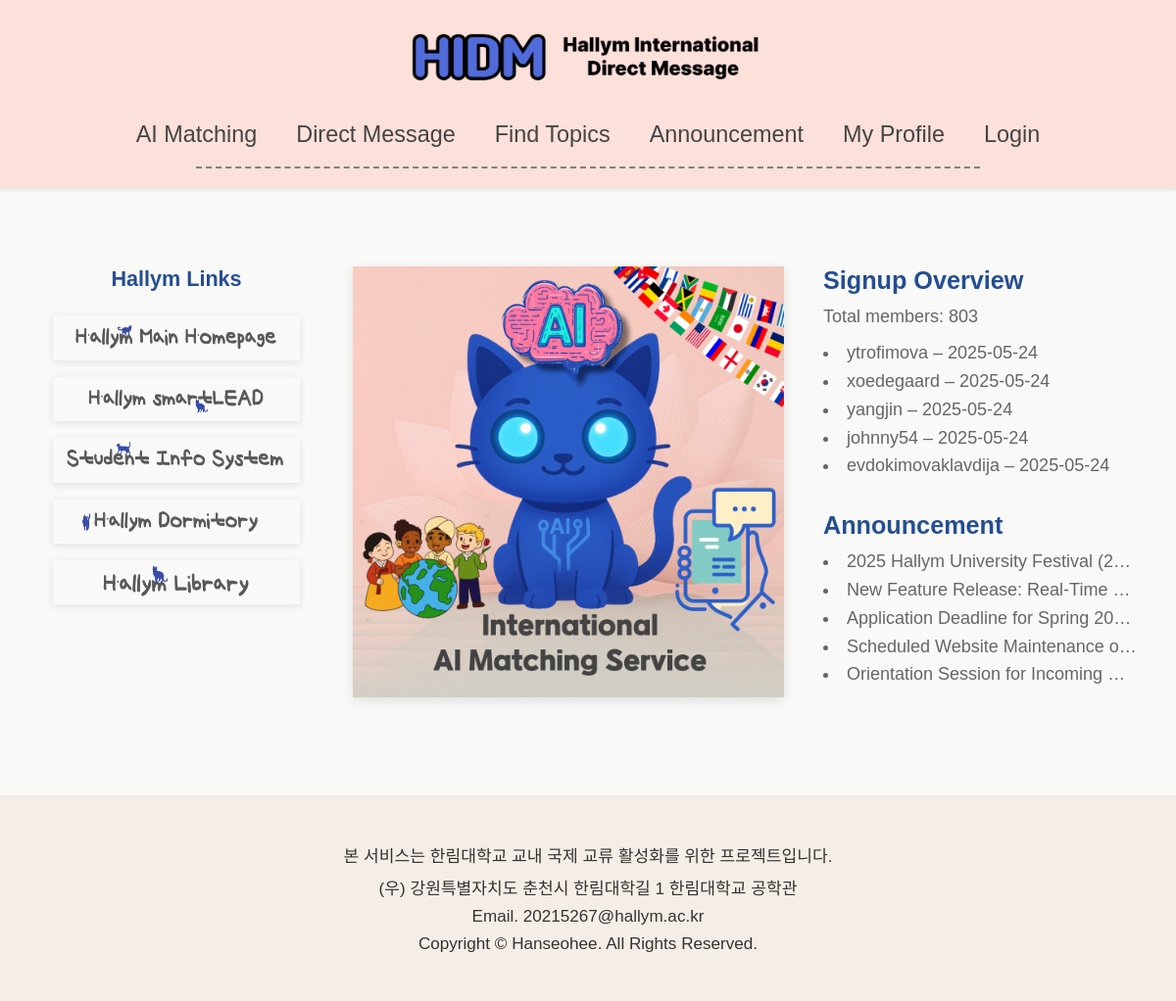
The page / on the database its author committed.
### accounts/models.py (models this page shows, shortened)
class UserProfile(models.Model):
    user = models.OneToOneField(User, on_delete=models.CASCADE)
    nickname = models.CharField(
        max_length=30,
        blank=False,
        verbose_name='Nickname'
    )
    GENDER_CHOICES = [
        ('M', 'Male'),
        ('F', 'Female'),
    ]
    gender = models.CharField(
        max_length=1,
        choices=GENDER_CHOICES,
        verbose_name='Gender'
    )
    NATIVE_LANGUAGE_CHOICES = [
        ('ab', 'Abkhaz'), ('aa', 'Afar'), ('af', 'Afrikaans'), ('ak', 'Akan'),
        ('sq', 'Albanian'), ('am', 'Amharic'), ('ar', 'Arabic'), ('an', 'Aragonese'),
        ('hy', 'Armenian'), ('as', 'Assamese'), ('av', 'Avaric'), ('ae', 'Avestan'),
        ('ay', 'Aymara'), ('az', 'Azerbaijani'), ('bm', 'Bambara'), ('ba', 'Bashkir'),
        ('eu', 'Basque'), ('be', 'Belarusian'), ('bn', 'Bengali'), ('bh', 'Bihari'),
        ('bi', 'Bislama'), ('bs', 'Bosnian'), ('br', 'Breton'), ('bg', 'Bulgarian'),
        ('my', 'Burmese'), ('ca', 'Catalan; Valencian'), ('ch', 'Chamorro'),
        ('ce', 'Chechen'), ('ny', 'Chichewa; Chewa; Nyanja'), ('zh', 'Chinese'),
        ('cv', 'Chuvash'), ('kw', 'Cornish'), ('co', 'Corsican'), ('cr', 'Cree'),
        ('hr', 'Croatian'), ('cs', 'Czech'), ('da', 'Danish'),
        ('dv', 'Divehi; Dhivehi; Maldivian;'), ('nl', 'Dutch'), ('dz', 'Dzongkha'),
        ('en', 'English'), ('eo', 'Esperanto'), ('et', 'Estonian'), ('ee', 'Ewe'),
        ('fo', 'Faroese'), ('fj', 'Fijian'), ('fi', 'Finnish'), ('fr', 'French'),
        ('ff', 'Fula; Fulah; Pulaar; Pular'), ('gl', 'Galician'), ('ka', 'Georgian'),
        ('de', 'German'), ('el', 'Greek, Modern'), ('gn', 'Guaraní'), ('gu', 'Gujarati'),
        ('ht', 'Haitian; Haitian Creole'), ('ha', 'Hausa'), ('he', 'Hebrew (modern)'),
        ('hz', 'Herero'), ('hi', 'Hindi'), ('ho', 'Hiri Motu'), ('hu', 'Hungarian'),
        ('ia', 'Interlingua'), ('id', 'Indonesian'), ('ie', 'Interlingue'), ('ga', 'Irish'),
        ('ig', 'Igbo'), ('ik', 'Inupiaq'), ('io', 'Ido'), ('is', 'Icelandic'),
        ('it', 'Italian'), ('iu', 'Inuktitut'), ('ja', 'Japanese'), ('jv', 'Javanese'),
        ('kl', 'Kalaallisut, Greenlandic'), ('kn', 'Kannada'), ('kr', 'Kanuri'),
        ('ks', 'Kashmiri'), ('kk', 'Kazakh'), ('km', 'Khmer'), ('ki', 'Kikuyu, Gikuyu'),
        ('rw', 'Kinyarwanda'), ('ky', 'Kirghiz, Kyrgyz'), ('kv', 'Komi'), ('kg', 'Kongo'),
        ('ko', 'Korean'), ('ku', 'Kurdish'), ('kj', 'Kwanyama, Kuanyama'), ('la', 'Latin'),
        ('lb', 'Luxembourgish, Letzeburgesch'), ('lg', 'Luganda'),
        ('li', 'Limburgish, Limburgan, Limburger'), ('ln', 'Lingala'), ('lo', 'Lao'),
        ('lt', 'Lithuanian'), ('lu', 'Luba-Katanga'), ('lv', 'Latvian'), ('gv', 'Manx'),
        ('mk', 'Macedonian'), ('mg', 'Malagasy'), ('ms', 'Malay'), ('ml', 'Malayalam'),
        ('mt', 'Maltese'), ('mi', 'Māori'), ('mr', 'Marathi (Marāṭhī)'),
        ('mh', 'Marshallese'), ('mn', 'Mongolian'), ('na', 'Nauru'), ('nv', 'Navajo, Navaho'),
        ('nb', 'Norwegian Bokmål'), ('nd', 'North Ndebele'), ('ne', 'Nepali'), ('ng', 'Ndonga'),
        ('nn', 'Norwegian Nynorsk'), ('no', 'Norwegian'), ('ii', 'Nuosu'), ('nr', 'South Ndebele'),
        ('oc', 'Occitan'), ('oj', 'Ojibwe, Ojibwa'),
        ('cu', 'Old Church Slavonic, Church Slavonic, Old Bulgarian'), ('om', 'Oromo'),
        ('or', 'Oriya'), ('os', 'Ossetian, Ossetic'), ('pa', 'Panjabi, Punjabi'),
        ('pi', 'Pāli'), ('fa', 'Persian'), ('pl', 'Polish'), ('ps', 'Pashto, Pushto'),
        ('pt', 'Portuguese'), ('qu', 'Quechua'), ('rm', 'Romansh'), ('rn', 'Kirundi'),
        ('ro', 'Romanian, Moldavian, Moldovan'), ('ru', 'Russian'),
        ('sa', 'Sanskrit (Saṁskṛta)'), ('sc', 'Sardinian'), ('sd', 'Sindhi'),
        ('se', 'Northern Sami'), ('sm', 'Samoan'), ('sg', 'Sango'), ('sr', 'Serbian'),
        ('gd', 'Scottish Gaelic; Gaelic'), ('sn', 'Shona'), ('si', 'Sinhala, Sinhalese'),
        ('sk', 'Slovak'), ('sl', 'Slovene'), ('so', 'Somali'), ('st', 'Southern Sotho'),
        ('es', 'Spanish; Castilian'), ('su', 'Sundanese'), ('sw', 'Swahili'), ('ss', 'Swati'),
        ('sv', 'Swedish'), ('ta', 'Tamil'), ('te', 'Telugu'), ('tg', 'Tajik'), ('th', 'Thai'),
        ('ti', 'Tigrinya'), ('bo', 'Tibetan Standard, Tibetan, Central'), ('tk', 'Turkmen'),
        ('tl', 'Tagalog'), ('tn', 'Tswana'), ('to', 'Tonga (Tonga Islands)'),
        ('tr', 'Turkish'), ('ts', 'Tsonga'), ('tt', 'Tatar'), ('tw', 'Twi'), ('ty', 'Tahitian'),
        ('ug', 'Uighur, Uyghur'), ('uk', 'Ukrainian'), ('ur', 'Urdu'), ('uz', 'Uzbek'),
        ('ve', 'Venda'), ('vi', 'Vietnamese'), ('vo', 'Volapük'), ('wa', 'Walloon'),
        ('cy', 'Welsh'), ('wo', 'Wolof'), ('fy', 'Western Frisian'), ('xh', 'Xhosa'),
        ('yi', 'Yiddish'), ('yo', 'Yoruba'), ('za', 'Zhuang, Chuang'), ('zu', 'Zulu'),
    ]
    native_language = models.CharField(
        max_length=20,
        choices=NATIVE_LANGUAGE_CHOICES,
        verbose_name='Native Language'
    )
    NATIONALITY_CHOICES = [
    ('AF', 'Afghanistan'), ('AL', 'Albania'), ('DZ', 'Algeria'), ('AS', 'American Samoa'),
    ('AD', 'Andorra'), ('AO', 'Angola'), ('AR', 'Argentina'), ('AM', 'Armenia'),
    ('AU', 'Australia'), ('AT', 'Austria'), ('AZ', 'Azerbaijan'), ('BS', 'Bahamas'),
    ('BH', 'Bahrain'), ('BD', 'Bangladesh'), ('BY', 'Belarus'), ('BE', 'Belgium'),
    ('BZ', 'Belize'), ('BJ', 'Benin'), ('BT', 'Bhutan'), ('BO', 'Bolivia'),
    ('BA', 'Bosnia and Herzegovina'), ('BW', 'Botswana'), ('BR', 'Brazil'),
    ('BN', 'Brunei'), ('BG', 'Bulgaria'), ('BF', 'Burkina Faso'), ('BI', 'Burundi'),
    ('KH', 'Cambodia'), ('CM', 'Cameroon'), ('CA', 'Canada'), ('CV', 'Cape Verde'),
    ('CF', 'Central African Republic'), ('TD', 'Chad'), ('CL', 'Chile'), ('CN', 'China'),
    ('CO', 'Colombia'), ('KM', 'Comoros'), ('CG', 'Congo'), ('CD', 'Congo (DRC)'),
    ('CR', 'Costa Rica'), ('HR', 'Croatia'), ('CU', 'Cuba'), ('CY', 'Cyprus'),
    ('CZ', 'Czech Republic'), ('DK', 'Denmark'), ('DJ', 'Djibouti'), ('DM', 'Dominica'),
    ('DO', 'Dominican Republic'), ('EC', 'Ecuador'), ('EG', 'Egypt'), ('SV', 'El Salvador'),
    ('GQ', 'Equatorial Guinea'), ('ER', 'Eritrea'), ('EE', 'Estonia'), ('ET', 'Ethiopia'),
    ('FJ', 'Fiji'), ('FI', 'Finland'), ('FR', 'France'), ('GA', 'Gabon'),
    ('GM', 'Gambia'), ('GE', 'Georgia'), ('DE', 'Germany'), ('GH', 'Ghana'),
    ('GR', 'Greece'), ('GD', 'Grenada'), ('GT', 'Guatemala'), ('GN', 'Guinea'),
    ('GW', 'Guinea-Bissau'), ('GY', 'Guyana'), ('HT', 'Haiti'), ('HN', 'Honduras'),
    ('HU', 'Hungary'), ('IS', 'Iceland'), ('IN', 'India'), ('ID', 'Indonesia'),
    ('IR', 'Iran'), ('IQ', 'Iraq'), ('IE', 'Ireland'), ('IL', 'Israel'), ('IT', 'Italy'),
    ('JM', 'Jamaica'), ('JP', 'Japan'), ('JO', 'Jordan'), ('KZ', 'Kazakhstan'),
    ('KE', 'Kenya'), ('KI', 'Kiribati'), ('KP', 'North Korea'), ('KR', 'South Korea'),
    ('KW', 'Kuwait'), ('KG', 'Kyrgyzstan'), ('LA', 'Laos'), ('LV', 'Latvia'),
    ('LB', 'Lebanon'), ('LS', 'Lesotho'), ('LR', 'Liberia'), ('LY', 'Libya'),
    ('LI', 'Liechtenstein'), ('LT', 'Lithuania'), ('LU', 'Luxembourg'), ('MG', 'Madagascar'),
    ('MW', 'Malawi'), ('MY', 'Malaysia'), ('MV', 'Maldives'), ('ML', 'Mali'),
    ('MT', 'Malta'), ('MH', 'Marshall Islands'), ('MR', 'Mauritania'), ('MU', 'Mauritius'),
    ('MX', 'Mexico'), ('FM', 'Micronesia'), ('MD', 'Moldova'), ('MC', 'Monaco'),
    ('MN', 'Mongolia'), ('ME', 'Montenegro'), ('MA', 'Morocco'), ('MZ', 'Mozambique'),
    ('MM', 'Myanmar'), ('NA', 'Namibia'), ('NR', 'Nauru'), ('NP', 'Nepal'), ('NL', 'Netherlands'),
    ('NZ', 'New Zealand'), ('NI', 'Nicaragua'), ('NE', 'Niger'), ('NG', 'Nigeria'),
    ('NO', 'Norway'), ('OM', 'Oman'), ('PK', 'Pakistan'), ('PW', 'Palau'), ('PS', 'Palestine'),
    ('PA', 'Panama'), ('PG', 'Papua New Guinea'), ('PY', 'Paraguay'), ('PE', 'Peru'),
    ('PH', 'Philippines'), ('PL', 'Poland'), ('PT', 'Portugal'), ('QA', 'Qatar'),
    ('RO', 'Romania'), ('RU', 'Russia'), ('RW', 'Rwanda'), ('KN', 'Saint Kitts and Nevis'),
    ('LC', 'Saint Lucia'), ('VC', 'Saint Vincent and the Grenadines'), ('WS', 'Samoa'),
    ('SM', 'San Marino'), ('ST', 'Sao Tome and Principe'), ('SA', 'Saudi Arabia'),
    ('SN', 'Senegal'), ('RS', 'Serbia'), ('SC', 'Seychelles'), ('SL', 'Sierra Leone'),
    ('SG', 'Singapore'), ('SK', 'Slovakia'), ('SI', 'Slovenia'), ('SB', 'Solomon Islands'),
    ('SO', 'Somalia'), ('ZA', 'South Africa'), ('ES', 'Spain'), ('LK', 'Sri Lanka'),
    ('SD', 'Sudan'), ('SR', 'Suriname'), ('SZ', 'Swaziland'), ('SE', 'Sweden'),
    ('CH', 'Switzerland'), ('SY', 'Syria'), ('TW', 'Taiwan'), ('TJ', 'Tajikistan'),
    ('TZ', 'Tanzania'), ('TH', 'Thailand'), ('TL', 'Timor-Leste'), ('TG', 'Togo'),
    ('TO', 'Tonga'), ('TT', 'Trinidad and Tobago'), ('TN', 'Tunisia'), ('TR', 'Turkey'),
    ('TM', 'Turkmenistan'), ('TV', 'Tuvalu'), ('UG', 'Uganda'), ('UA', 'Ukraine'),
    ('AE', 'United Arab Emirates'), ('GB', 'United Kingdom'), ('US', 'United States'),
    ('UY', 'Uruguay'), ('UZ', 'Uzbekistan'), ('VU', 'Vanuatu'), ('VE', 'Venezuela'),
    ('VN', 'Vietnam'), ('YE', 'Yemen'), ('ZM', 'Zambia'), ('ZW', 'Zimbabwe'),
    ]
    nationality = models.CharField(
        max_length=50,
        choices=NATIONALITY_CHOICES,
        blank=True,
        verbose_name='Nationality'
    )
    born_year = models.PositiveIntegerField(
        null=True, blank=True,
        verbose_name='Born Year'
    )
    show_born_year = models.BooleanField(
        default=False,
        verbose_name='Show Born Year'
    )
    nationality = models.CharField(
        max_length=50,
        blank=True,
        verbose_name='Nationality'
    )
    show_nationality = models.BooleanField(
        default=False,
        verbose_name='Show Nationality'
    )
    favorite_categories = models.ManyToManyField(
        'Category',         # 또는 Category 모델이 같은 파일에 있으면 그냥 Category
        blank=True,
        verbose_name='관심 카테고리'
    )
    major = models.CharField(
        max_length=100,
        blank=True,
        verbose_name='Major'
    )
    show_major = models.BooleanField(
        default=False,
        verbose_name='Show Major'
    )
    instagram_id = models.CharField(
        max_length=100,
        blank=True,
        verbose_name='Instagram ID'
    )
    show_instagram = models.BooleanField(
        default=False,
        verbose_name='Show Instagram ID'
    )
    MBTI_CHOICES = [
        ('INTJ','INTJ'),('INTP','INTP'),('ENTJ','ENTJ'),('ENTP','ENTP'),
        ('INFJ','INFJ'),('INFP','INFP'),('ENFJ','ENFJ'),('ENFP','ENFP'),
        ('ISTJ','ISTJ'),('ISFJ','ISFJ'),('ESTJ','ESTJ'),('ESFJ','ESFJ'),
        ('ISTP','ISTP'),('ISFP','ISFP'),('ESTP','ESTP'),('ESFP','ESFP'),
    ]
    personality = models.CharField(
        max_length=4,
        choices=MBTI_CHOICES,
        blank=True,
        verbose_name='Personality'
    )
    show_personality = models.BooleanField(
        default=False,
        verbose_name='Show Personality'
    )
    bio = models.CharField(
        max_length=200,
        blank=True,
        verbose_name='Bio'
    )
    show_bio = models.BooleanField(
        default=False,
        verbose_name='Show Bio'
    )
    interests = models.ManyToManyField(
        Interest,
        blank=True,
        related_name='profiles',
        verbose_name='User-selected Interests'
    )
    selected_topics = models.ManyToManyField(
        Topic,
        blank=True,
        related_name='selected_by',
        verbose_name='User-selected Topics'
    )

class Announcement(models.Model):
    title = models.CharField(max_length=200)
    content = models.TextField()
    author = models.ForeignKey(User, on_delete=models.SET_NULL, null=True)
    created_at = models.DateTimeField(auto_now_add=True)
    updated_at = models.DateTimeField(auto_now=True)
    views = models.PositiveIntegerField(default=0)  # 조회수 필드
    class Meta:
        ordering = ['-created_at']

### accounts/views.py (the view)
# urls.py: path('', views.home_view, name='home'),
def home_view(request):
    profiles = UserProfile.objects.all()
    sessions = Session.objects.filter(expire_date__gte=timezone.now())
    user_id_list = []
    for session in sessions:
        data = session.get_decoded()
        uid = data.get('_auth_user_id')
        if uid:
            user_id_list.append(int(uid))
    active_user_ids = set(user_id_list)
    total_users = User.objects.count()
    recent_users = User.objects.order_by('-date_joined')[:5]
    recent_announcements = Announcement.objects.order_by('-created_at')[:5]
    context = {
        'profiles': profiles,
        'active_user_ids': active_user_ids,
        'total_users': total_users,
        'recent_users': recent_users,
        'recent_announcements': recent_announcements,
    }
    if request.user.is_authenticated:
        context['username'] = request.user.username
        context['profile'] = getattr(request.user, 'userprofile', None)
    return render(request, 'home.html', context)

### accounts/templates/home.html (shortened to what this page needs)
{% extends "base.html" %}
{% load static %}
{% block content %}
<div class="main-container">
  <div class="links-section">
    <div class="section-title">Hallym Links</div>
    <div class="link-buttons">
      <a href="https://www.hallym.ac.kr/" target="_blank">
        <img src="{% static 'images/homepage.png' %}" alt="Hallym Main Homepage">
      </a>
      <a href="https://smartlead.hallym.ac.kr/" target="_blank">
        <img src="{% static 'images/smartlead.png' %}" alt="Hallym smartLEAD">
      </a>
      <a href="https://was1.hallym.ac.kr:8087/hlwc/mdi/Login.html" target="_blank">
        <img src="{% static 'images/sis.png' %}" alt="Student Info System">
      </a>
      <a href="https://dorm.hallym.ac.kr/dormitory/index.do" target="_blank">
        <img src="{% static 'images/dormitory.png' %}" alt="Hallym Dormitory">
      </a>
      <a href="https://library.hallym.ac.kr/" target="_blank">
        <img src="{% static 'images/library.png' %}" alt="Hallym Library">
      </a>
    </div>
  </div>
  <div class="center-image-wrapper">
    <img src="{% static 'images/banner1.png' %}" alt="HIDM Banner">
  </div>
  <div class="side-box">
    <div class="signup-section">
      <div class="section-title">Signup Overview</div>
      <div class="signup-stats">Total members: {{ total_users }}</div>
      <ul class="signup-list">
        {% for user in recent_users %}
          <li>{{ user.userprofile.nickname }} – {{ user.date_joined|date:"Y-m-d" }}</li>
        {% empty %}
          <li>No recent signups.</li>
        {% endfor %}
      </ul>
    </div>
    <div class="announcement-section">
      <div class="section-title">Announcement</div>
      <ul class="announcement-list">
        {% for post in recent_announcements %}
          <li>
            <a href="{% url 'announcement_detail' post.pk %}">{{ post.title|truncatechars:40 }}</a>
            <span> ({{ post.created_at|date:"Y-m-d" }})</span>
          </li>
        {% empty %}
          <li>No recent announcements.</li>
        {% endfor %}
      </ul>
    </div>
  </div>
</div>
{% endblock %}

### static/css/home.css (style rules this page uses)
body { font-family: 'UhBeeSeulvely', sans-serif; }
* { border-radius: 0 !important; }

### accounts/templates/home.html (style rules this page uses)
html, body { font-family: 'UhBeeSeulvely', sans-serif; font-size: 18px; background-color: #f9f9f7; margin: 0; padding: 0; overflow-x: hidden; }
.main-container { display: flex; justify-content: space-between; align-items: flex-start; gap: 40px; padding: 60px 20px 20px; max-width: 1400px; margin: 0 auto; }
.links-section { width: 280px; display: flex; flex-direction: column; align-items: center; justify-content: center; gap: 16px; }
.links-section .section-title { color: #254e91; font-size: 1.2rem; font-weight: bold; margin-bottom: 8px; }
.link-buttons { display: flex; flex-direction: column; align-items: center; gap: 12px; width: 100%; }
.link-buttons a { width: 90%; display: block; }
.link-buttons img { width: 100%; height: auto; max-height: 60px; object-fit: contain; border-radius: 8px; box-shadow: 0 2px 8px rgba(0,0,0,0.1); }
.center-image-wrapper { flex: 1; display: flex; justify-content: center; align-items: center; }
.center-image-wrapper img { max-width: 100%; max-height: 600px; border-radius: 12px; box-shadow: 0 4px 12px rgba(0,0,0,0.1); }
.side-box { width: 320px; display: flex; flex-direction: column; gap: 32px; }
.section-title { color: #254e91; font-size: 1.4rem; font-weight: bold; margin-bottom: 8px; }
.signup-stats, .signup-list, .announcement-list { color: #666; line-height: 1.6; margin-bottom: 0; font-weight: normal; }
.signup-list, .announcement-list { list-style: disc inside; padding: 0; margin: 8px 0 0; }
.announcement-list li, .signup-list li { white-space: nowrap; overflow: hidden; text-overflow: ellipsis; }
.announcement-list li a { color: #666; text-decoration: none; font-weight: normal; }

### rows shown on the page
Announcement: title "2025 Hallym University Festival", created_at "2…"
Announcement: title "New Feature Release: Real-Time…"
Announcement: title "Application Deadline for Spring 20…"
Announcement: title "Scheduled Website Maintenance o…"
Announcement: title "Orientation Session for Incoming…"

### other values the page prints
{{ total_users }} "803"
{{ user.userprofile.nickname }} "ytrofimova"
{{ user.date_joined|date:"Y-m-d" }} "2025-05-24"
{{ user.userprofile.nickname }} "xoedegaard"
{{ user.userprofile.nickname }} "yangjin"
{{ user.userprofile.nickname }} "johnny54"
{{ user.userprofile.nickname }} "evdokimovaklavdija"
